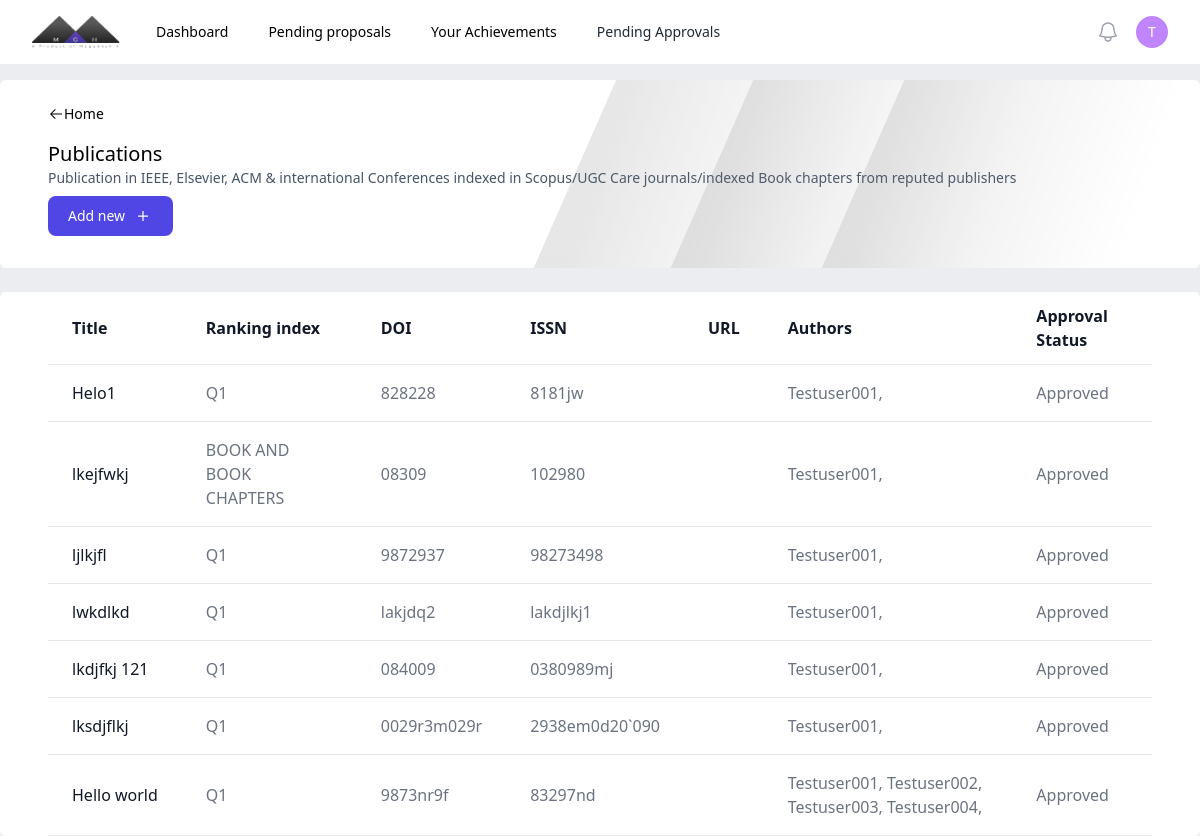
The app's page /publication/ (signed in) with its own data.
### authentication/models.py (models this page shows)
class staff(AbstractUser):
    dept = models.ForeignKey(department, on_delete=models.CASCADE, null=True, blank=True)
    designation = models.CharField(max_length=20)
    phone = models.CharField(max_length=20)
    def __str__(self):
        return self.username

### central/models.py (models this page shows, shortened)
class publication(models.Model):
    publication = models.CharField(max_length=50) #Temproary
    title = models.CharField(max_length=100)
    doi = models.CharField(verbose_name='ISSN No',max_length=25, unique=True)
    issn = models.CharField(verbose_name='DOI No',max_length=25, unique=True)
    url = models.CharField(verbose_name='URL', max_length=50, null=True)
    guide = models.ForeignKey(staff, on_delete=models.SET_NULL, null=True, related_name='guide')
    authors = models.ManyToManyField(staff)
    department = models.ForeignKey(department, on_delete=models.SET_NULL, null=True)
    date = models.DateField(verbose_name='Date of publication')
    hodapproval = models.BooleanField(verbose_name="HoD Approval Status", default=False, null=True)
    controller = models.BooleanField(verbose_name="Controller Approval Status", default=False, null=True)

### central/views.py (the view)
# urls.py: path('publication/', ctv.publication),
@login_required
def publication(request):
    publications = publ.objects.filter(Q(authors=request.user) | Q(guide=request.user), controller=True)
    print(request.user.groups)
    return render(request, 'central/publication.html', {"publications": publications})

### authentication/models.py (called while the page is built)
    def __str__(self):
        return self.name

### central/templates/central/publication.html (shortened to what this page needs)
{% load static %}
{% load static tailwind_tags %}
<!DOCTYPE html>
<html lang="en">
<head>
    {% tailwind_css %}
</head>
<body class="bg-[#ebedf0]">
    {% include 'central/nav.html' %}
    <div class="overflow-hidden relative bg-white w-full gap-2 py-6 px-6 lg:px-12 mt-4 rounded-md flex justify-between items-center flex-wrap">
        <div>
            <a href="/" class="flex text-sm font-medium items-center">
                <img src="{% static 'images/arrow.svg' %}" alt="">
                Home
            </a>
            {% block header %}
            <p class="text-xl font-medium mt-4">Publications</p>
            <p class="text-sm text-slate-600">Publication in IEEE, Elsevier, ACM & international Conferences indexed in Scopus/UGC Care journals/indexed Book chapters from reputed publishers</p>
            {% endblock %}
        </div>
        <div class="z-10">
            <a href="{% block addurl %}/publicationapplication{% endblock %}">
                <button type="button" class=" flex gap-2 items-center justify-between text-white bg-[#4f46e5] hover:bg-blue-800 focus:ring-4 focus:ring-blue-300 font-medium rounded-lg text-sm px-5 py-2.5 me-2 mb-2 dark:bg-blue-600 dark:hover:bg-blue-700 focus:outline-none dark:focus:ring-blue-800">
                    Add new
                    <img src="{% static 'images/add.svg' %}" class="min-w-[20px] min-h-[20px]">
                </button>
            </a>
        </div>
        <div class="absolute top-0 right-0 min-h-[100% bg-red-600]">
            <img src="{% static 'images/shadow2.svg' %}" class="min-w-[100%] top-[-20px] right-[-100px] opacity-50">
        </div>
    </div>
    <div class="w-full mt-4">
        <div class="relative max-w-[100%] min-h-full overflow-x-scroll mt-6 rounded-md bg-white px-4 lg:px-12">
            {% block content %}
            <table class=" text-left min-h-full text-gray-500 bg-white dark:text-gray-400 rounded-md overflow-x-auto w-full">
                <thead class="border-b text-gray-900 dark:text-gray-400">
                    <tr>
                        <th scope="col" class="px-6 py-3">
                            Title
                        </th>
                        <th scope="col" class="px-6 py-3">
                            Ranking index
                        </th>
                        <th scope="col" class="px-6 py-3">
                            DOI
                        </th>
                        <th scope="col" class="px-6 py-3">
                            ISSN
                        </th>
                        <th scope="col" class="px-6 py-3">
                            URL
                        </th>
                        <th scope="col" class="px-6 py-3">
                            Authors
                        </th>
                        <th scope="col" class="px-6 py-3">
                            Approval Status
                        </th>
                    </tr>
                </thead>
                <tbody>
                    {% for publication in publications %}
                    <tr class="border-b">
                        <td scope="row" class="hover:underline px-6 py-4 font-medium text-gray-900 whitespace-nowrap">
                            <a href="">
                            {{publication.title}}
                            </a>
                        </td>
                        <td scope="row" class="px-6 py-4">
                            <a href="">
                            {{publication.publication}}
                            </a>
                        </td>
                        <td class="px-6 py-4">
                            {{publication.issn}}
                        </td>
                        <td class="px-6 py-4">
                            {{publication.doi}}
                        </td>
                        <td class="px-6 py-4">
                        </td>
                        <td class="px-6 py-4">
                            {% for author in publication.authors.all %}
                                {{author}},
                            {% endfor %}
                        </td>
                        <td class="px-6 py-4">
                            {% if publication.controller %}
                                Approved
                            {% else %}
                                Not Approved
                            {% endif %}
                        </td>
                    </tr>
                    {% endfor %}
                </tbody>
            </table>
            {% endblock %}
        </div>
    </div>
</body>
</html>

### central/templates/central/nav.html (shortened to what this page needs)
{% load static %}
<nav class="bg-white">
     <div class="mx-auto max-w-7xl px-2 sm:px-6 lg:px-8">
       <div class="relative flex h-16 items-center justify-between">
         <div class="flex flex-1 items-center justify-center sm:items-stretch sm:justify-start">
           <div class="flex flex-shrink-0 items-center">
             <img class="h-8 w-auto" src="{% static 'images/logo.png' %}" alt="Your Company">
           </div>
           <div class="hidden sm:ml-6 sm:block">
             <div class="flex space-x-4">
               <a href="/" class="rounded-md px-3 py-2 text-sm font-medium text-black hover:bg-gray-100" aria-current="page">Dashboard</a>
               <a href="/pendingproposals" class="rounded-md px-3 py-2 text-sm font-medium text-black hover:bg-gray-100 hover:text-black">Pending proposals</a>
               <a href="/achievements" class="rounded-md px-3 py-2 text-sm font-medium text-black hover:bg-gray-100 hover:text-black">Your Achievements</a>
               {% if request.user.groups.first.name == 'Controller' or request.user.groups.first.name == 'HoD'%}
               <a href="/pendingapprovals" class="block rounded-md px-3 py-2 text-sm font-medium text-gray-800 hover:bg-slate-100 hover:text-black">Pending Approvals</a>
               {% endif %}
             </div>
           </div>
         </div>
         <div class="absolute inset-y-0 right-0 flex items-center pr-2 sm:static sm:inset-auto sm:ml-6 sm:pr-0">
           <button type="button" class="relative rounded-full p-1 text-gray-400 hover:text-black focus:outline-none focus:ring-2 focus:ring-white focus:ring-offset-2 focus:ring-offset-gray-800">
             <span class="absolute -inset-1.5"></span>
           </button>
           <div class="relative ml-3">
             <div>
               <button type="button" class="min-w-8 min-h-8 flex items-center justify-center relative rounded-full text-sm border-none focus:outline-none" id="user-menu-button" aria-expanded="false" aria-haspopup="true">
                 <div class="">
                    <p class="text-white font-medium">{{request.user.username|make_list|first}}</p>
                 </div>
               </button>
             </div>
           </div>
         </div>
       </div>
     </div>
   </nav>

### records on screen
staff: user.username|make_list "T", username "Testuser001"
publication: title "Helo1", publication "Q1", issn "828228", doi "8181jw", controller "Approved"
publication: title "lkejfwkj", publication "BOOK AND BOOK CHAPTERS", issn "08309", doi "102980", controller "Approved"
publication: title "ljlkjfl", publication "Q1", issn "9872937", doi "98273498", controller "Approved"
publication: title "lwkdlkd", publication "Q1", issn "lakjdq2", doi "lakdjlkj1", controller "Approved"
publication: title "lkdjfkj 121", publication "Q1", issn "084009", doi "0380989mj", controller "Approved"
publication: title "lksdjflkj", publication "Q1", issn "0029r3m029r", doi "2938em0d20`090", controller "Approved"
publication: title "Hello world", publication "Q1", issn "9873nr9f", doi "83297nd", controller "Approved"
staff: username "Testuser002"
staff: username "Testuser003"
staff: username "Testuser004"
